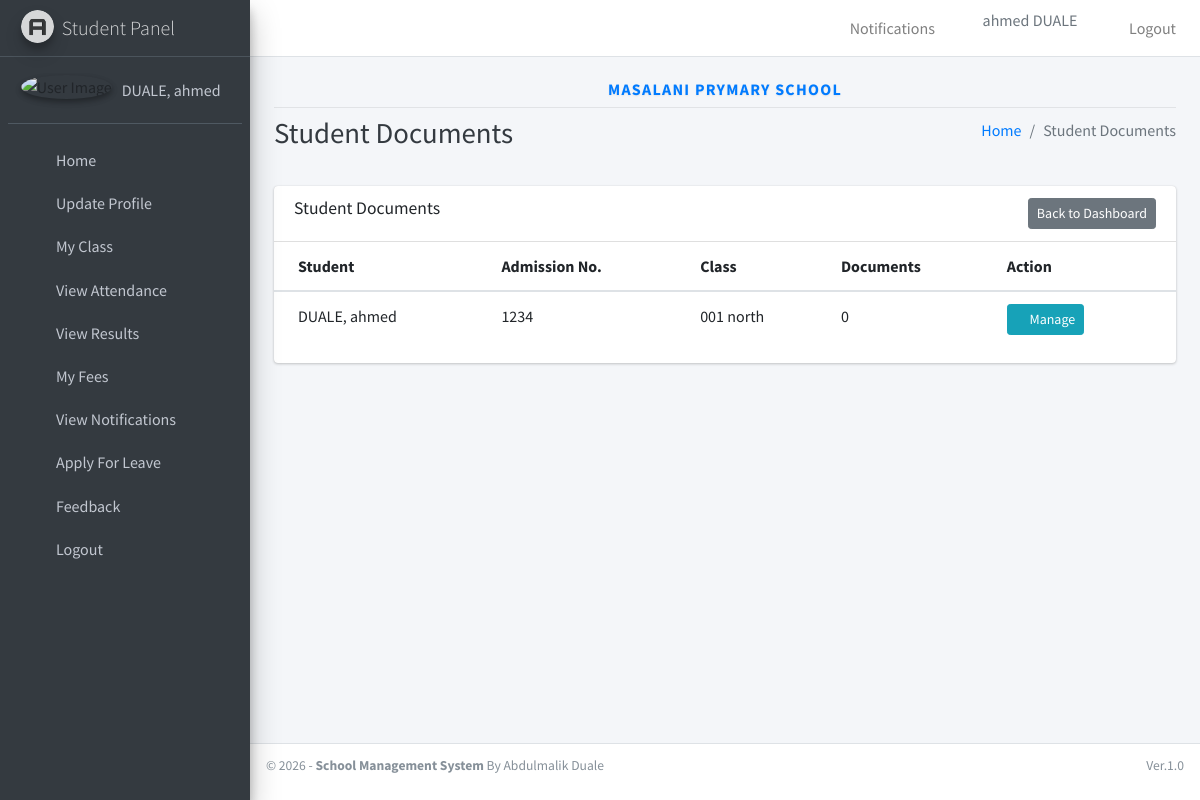
The app's page /admission/documents/ (signed in), older data.
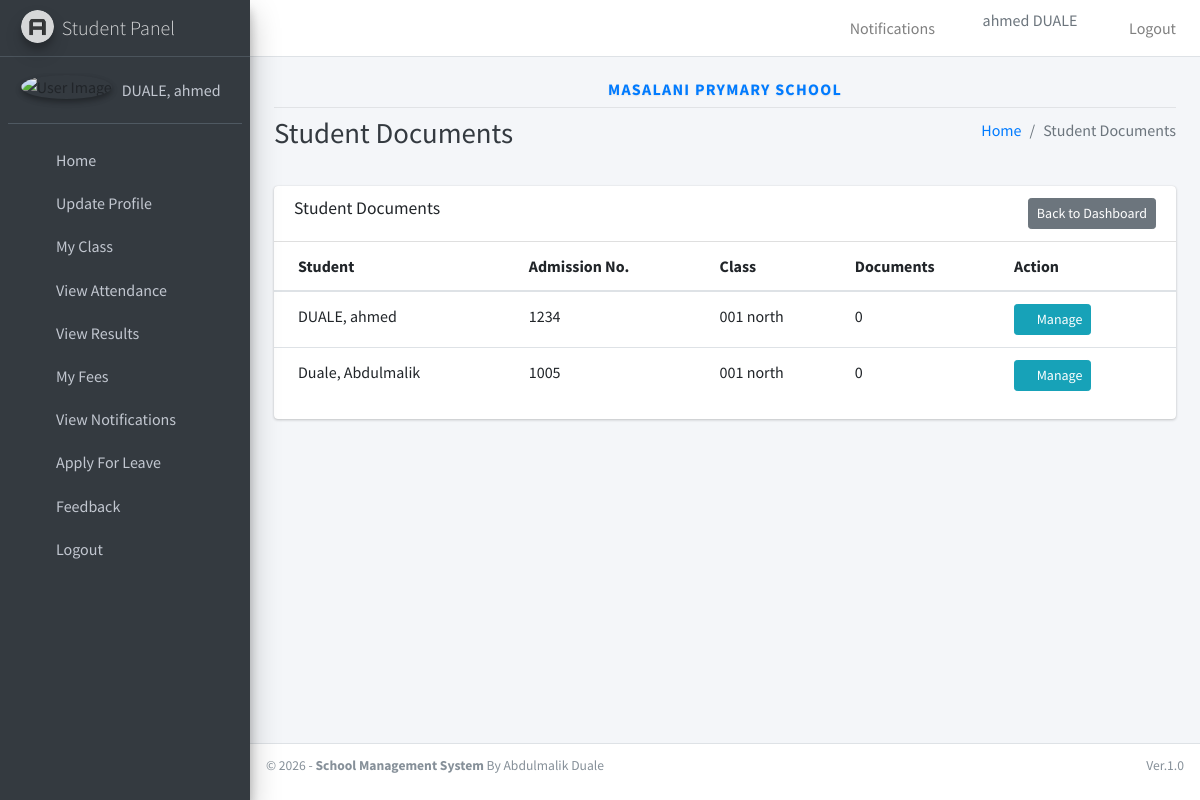
The same page, newer data.
### main_app/models.py (models this page shows, shortened)
class Student(models.Model):
    STATUS_CHOICES = [
        ('active', 'Active'),
        ('pending', 'Pending'),
        ('completed', 'Completed'),
        ('transferred', 'Transferred'),
        ('withdrawn', 'Withdrawn'),
        ('suspended', 'Suspended'),
    ]
    admin = models.OneToOneField(CustomUser, on_delete=models.CASCADE)
    session = models.ForeignKey(Session, on_delete=models.DO_NOTHING, null=True)
    admission_number = models.CharField(max_length=30, unique=True, null=True, blank=True)
    current_class = models.ForeignKey(
        SchoolClass,
        on_delete=models.SET_NULL,
        null=True,
        blank=True,
        related_name='current_students'
    )
    course = models.ForeignKey(
        SchoolClass,
        on_delete=models.SET_NULL,
        null=True,
        blank=True,
        related_name='students_legacy',
        db_column='course_id'
    )
    status = models.CharField(max_length=20, choices=STATUS_CHOICES, default='active')
    admission_date = models.DateField(null=True, blank=True)
    date_of_birth = models.DateField(null=True, blank=True)
    total_fee_billed = models.DecimalField(max_digits=12, decimal_places=2, default=0)

class CustomUser(AbstractUser):
    USER_TYPE = (
        (0, "Super Admin"),  # Platform owner - no school, manages all schools
        (1, "HOD"),          # School Admin
        (2, "Staff"),        # Teacher
        (3, "Student"),
        (4, "Parent"),
        (5, "Finance Officer"),
        (6, "Admission Officer"),
    )
    GENDER = [("M", "Male"), ("F", "Female")]
    username = None  # Removed username, using email instead
    email = models.EmailField(unique=True)
    user_type = models.CharField(default=1, choices=USER_TYPE, max_length=1)
    school = models.ForeignKey(
        School,
        on_delete=models.CASCADE,
        null=True,
        blank=True,
        related_name='users',
        help_text="Null for Super Admin; required for all other roles"
    )
    gender = models.CharField(max_length=1, choices=GENDER)
    profile_pic = models.ImageField(blank=True, null=True)
    address = models.TextField()
    phone_number = models.CharField(max_length=15, blank=True, null=True, help_text="Phone number in format: 254712345678")
    fcm_token = models.TextField(default="")  # For firebase notifications
    email_verified = models.BooleanField(default=True, help_text="False for new school admins until they verify")
    created_at = models.DateTimeField(auto_now_add=True)
    updated_at = models.DateTimeField(auto_now=True)
    USERNAME_FIELD = "email"
    REQUIRED_FIELDS = []
    objects = CustomUserManager()
    def __str__(self):
        return self.last_name + ", " + self.first_name

class SchoolClass(models.Model):
    school = models.ForeignKey(
        School,
        on_delete=models.CASCADE,
        null=True,
        blank=True,
        related_name='classes',
        help_text="Null for legacy data; required for multi-tenant"
    )
    name = models.CharField(max_length=120, help_text="e.g., Grade 4 East, Form 2 Blue")
    grade_level = models.ForeignKey(
        GradeLevel,
        on_delete=models.SET_NULL,
        null=True,
        blank=True,
        related_name='classes'
    )
    stream = models.ForeignKey(
        Stream,
        on_delete=models.SET_NULL,
        null=True,
        blank=True,
        related_name='classes'
    )
    section = models.ForeignKey(
        Stream,
        on_delete=models.SET_NULL,
        null=True,
        blank=True,
        related_name='school_classes_legacy'
    )
    academic_year = models.ForeignKey(
        Session,
        on_delete=models.SET_NULL,
        null=True,
        blank=True,
        related_name='classes'
    )
    class_teacher = models.ForeignKey(
        'Staff',
        on_delete=models.SET_NULL,
        null=True,
        blank=True,
        related_name='assigned_classes'
    )
    capacity = models.PositiveIntegerField(default=40, help_text="Maximum number of students")
    is_active = models.BooleanField(default=True)
    created_at = models.DateTimeField(auto_now_add=True)
    updated_at = models.DateTimeField(auto_now=True)
    def __str__(self):
        if self.grade_level and self.stream:
            return f"{self.grade_level.code} {self.stream.name}"
        elif self.stream:
            return f"{self.name} - {self.stream.name}"
        return self.name
    class Meta:
        db_table = 'main_app_course'  # Legacy table name
        ordering = ['grade_level__order_index', 'stream__name', 'name']
        verbose_name = "Class"
        verbose_name_plural = "Classes"

class GradeLevel(models.Model):
    STAGE_CHOICES = [
        ('preprimary', 'Pre-Primary'),
        ('primary', 'Primary'),
        ('junior_secondary', 'Junior Secondary'),
        ('senior_secondary', 'Senior Secondary'),
        ('form', 'Form (8-4-4)'),  # Form 1–4
    ]
    school = models.ForeignKey(
        School,
        on_delete=models.CASCADE,
        null=True,
        blank=True,
        related_name='grade_levels',
        help_text="Null for legacy data; required for multi-tenant"
    )
    code = models.CharField(max_length=10, blank=True, null=True, help_text="Auto-generated from name if empty (e.g., Grade 1 → G1)")
    name = models.CharField(max_length=50, help_text="e.g., Grade 1, Form 1")
    stage = models.CharField(max_length=20, choices=STAGE_CHOICES)
    order_index = models.PositiveIntegerField(null=True, blank=True, help_text="Auto-assigned next number if empty")
    description = models.TextField(blank=True, null=True)
    is_active = models.BooleanField(default=True)
    created_at = models.DateTimeField(auto_now_add=True)
    updated_at = models.DateTimeField(auto_now=True)
    class Meta:
        ordering = ['order_index']
        verbose_name = "Grade Level"
        verbose_name_plural = "Grade Levels"

class Stream(models.Model):
    school = models.ForeignKey(
        School,
        on_delete=models.CASCADE,
        null=True,
        blank=True,
        related_name='streams',
        help_text="Null for legacy data; required for multi-tenant"
    )
    name = models.CharField(max_length=50)
    code = models.CharField(max_length=10, blank=True, null=True, help_text="Short code e.g., E, W, B")
    created_at = models.DateTimeField(auto_now_add=True)
    updated_at = models.DateTimeField(auto_now=True)
    class Meta:
        ordering = ['name']

### main_app/admission_views.py (the view, shortened to what this page needs)
# urls.py: path("admission/documents/", admission_views.student_documents, name='admission_student_documents_list'),
@login_required
def student_documents(request, student_id=None):
    school = _get_school(request)
    students_qs = Student.objects.filter(admin__school=school) if school else Student.objects.none()
    context = {
        'page_title': 'Student Documents',
        'students': students_qs.select_related('admin', 'current_class')[:100],
    }
    return render(request, 'admission_template/admission_documents_list.html', context)

### main_app/admission_views.py (called while the page is built)
def _get_school(request):
    return getattr(request, 'school', None)

### main_app/context_processors.py (called while the page is built)
def notification_context(request):
    if request.user.is_authenticated:
        school = getattr(request, 'school', None)
        qs = Notification.objects.filter(recipient=request.user)
        if school:
            qs = qs.filter(Q(school=school) | Q(school__isnull=True))
        else:
            qs = qs.filter(school__isnull=True)
        notifications = qs.order_by("-created_at")[:10]
        unread_count = qs.filter(is_read=False).count()
        return {
            "notifications": notifications,
            "unread_notifications_count": unread_count,
        }
    return {}

### main_app/templates/admission_template/admission_documents_list.html
{% extends 'main_app/base.html' %}
{% load static %}
{% block page_title %}{{ page_title }}{% endblock page_title %}
{% block content %}
<section class="content">
    <div class="container-fluid">
        <div class="row">
            <div class="col-md-12">
                <div class="card">
                    <div class="card-header">
                        <h3 class="card-title">{{ page_title }}</h3>
                        <a href="{% url 'admission_dashboard' %}" class="btn btn-sm btn-secondary float-right">Back to Dashboard</a>
                    </div>
                    <div class="card-body table-responsive p-0">
                        <table class="table table-hover">
                            <thead>
                                <tr>
                                    <th>Student</th>
                                    <th>Admission No.</th>
                                    <th>Class</th>
                                    <th>Documents</th>
                                    <th>Action</th>
                                </tr>
                            </thead>
                            <tbody>
                                {% for student in students %}
                                <tr>
                                    <td>{{ student.admin.last_name }}, {{ student.admin.first_name }}</td>
                                    <td>{{ student.admission_number|default:"-" }}</td>
                                    <td>{{ student.current_class|default:"-" }}</td>
                                    <td>{{ student.documents.count }}</td>
                                    <td>
                                        <a href="{% url 'admission_student_documents' student.id %}" class="btn btn-sm btn-info">
                                            <i class="fas fa-folder-open"></i> Manage
                                        </a>
                                    </td>
                                </tr>
                                {% empty %}
                                <tr><td colspan="5" class="text-center">No students found</td></tr>
                                {% endfor %}
                            </tbody>
                        </table>
                    </div>
                </div>
            </div>
        </div>
    </div>
</section>
{% endblock content %}

Row changes from the older to the newer data that the page shows:
added Student: admin.last_name "Duale", admin.first_name "Abdulmalik", admission_number "1005", current_class "001 north", documents.count "0"
